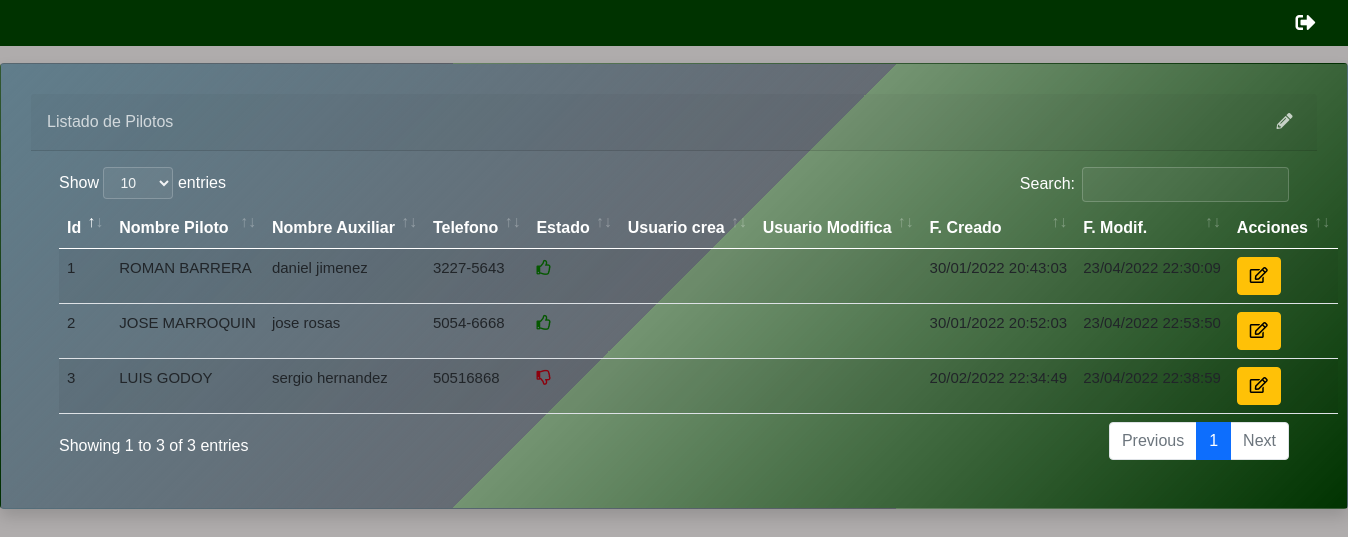
The page /link/piloto/list (signed in) on the database its author committed.
### link/models.py (models this page shows, shortened)
class Piloto(ClaseModelo):
    nombre = models.CharField(max_length=50, unique=True)
    nombre_auxiliar= models.CharField(max_length=50)
    telefono = models.CharField(max_length=9)
    class Meta:
        verbose_name_plural = "Pilotos"

### link/views.py (the view)
# urls.py: path('piloto/list', pilotoview.as_view(), name="piloto_list"),
class pilotoview(LoginRequiredMixin, generic.ListView):
    model = Piloto
    template_name = "link/piloto_list.html"
    context_object_name="obj"
    login_url = "bases:login"

### link/templates/link/piloto_list.html (shortened to what this page needs)
{% extends 'base/base.html' %}
{% block contenido %}
<br><br>
<div class="card shadow mb-4">
    <div
        class="card-header py-3 d-flex flex-row align-items-center justify-content-between">
        <h6 class="m-0 font-weight-bold text-primary">Listado de Pilotos</h6>
        <div class="dropdown no-arrow">
            <a class="dropdown-toggle" href="#" role="button" id="dropdownMenuLink"
                data-toggle="dropdown" aria-haspopup="true" aria-expanded="false">
                <i class="fas fa-pencil-alt"></i>
            </a>
        </div>
    </div>
    <div class="card-body">
        {% if not obj  %}
           <div class="alert alert-info">No hay Pilotos Registrados</div>
        {% else %}
        <table class="table table-striped table-hover dr-responsive nowrap" style="width: 100%;">
            <thead>
                <th>Id</th>
                <th>Nombre Piloto</th>
                <th>Nombre Auxiliar</th>
                <th>Telefono</th>
                <th>Estado</th>
                <th>Usuario crea</th>
                <th>Usuario Modifica</th>
                <th>F. Creado</th>
                <th>F. Modif.</th>
                <th class="all">Acciones</th>
            </thead>
            <tbody>
                {% for item in obj %}
                <tr>
                    <td>{{ item.id }}</td>
                    <td>{{ item.nombre }}</td>
                    <td>{{ item.nombre_auxiliar }}</td>
                    <td>{{ item.telefono }}</td>
                    <td onclick="inactivarpil({{ item.id }})">
                            {% if item.estado %}
                            <i class="far fa-thumbs-up text-primary"></i>
                            {% else %}
                            <i class="far fa-thumbs-down text-danger"></i>
                            {% endif %}
                    </td>
                    <td>{{ item.uc }}</td>
                    <td>{{ item.um }}</td>
                    <td>{{ item.fc|date:"d/m/Y H:i:s" }}</td>
                    <td>{{ item.fm|date:"d/m/Y H:i:s" }}</td>
                    <td>
                        <button class="btn btn-warning btn-circle" onclick="return abrir_modal('{% url 'link:piloto_edit' item.id %}')">
                        <i class="far fa-edit"></i></button>
                    </td>
                </tr>
                {% endfor %}
            </tbody>
        </table>
        {% endif %}
    </div>
</div>
{% endblock %}

### static/base/css/estilo.css (style rules this page uses)
* { margin: 0; padding: 0; box-sizing: border-box; }
body { background: url(https://i.ibb.co/DCN0zZx/Transjr.jpg); background-size: 100%; background-repeat: no-repeat; background-attachment: fixed; overflow-x: hidden; }
body:before { content: ""; width: 100%; height: 190vh; background-color: rgb(175, 173, 173); position: fixed; opacity: 0.87; }
* { margin: 0; padding: 0; font-family: "Poppins", sans-serif; }
.card { background: linear-gradient(-45deg, #003300 0%, #006600a2 50%, #071a2caf 50%, #607d8b 100%) !important; padding: 30px; width: 60%; left: 20%; }
body { font-family: 'Segoe UI', Tahoma, Geneva, Verdana, sans-serif; color: #FFF; background-color: rgb(175, 173, 173); }

### static/base/css/estiloo.css (style rules this page uses)
:root { --bar-color: #003300; --bar-after: #071A2C; --color-green: #77dd77; --color-grey: #ccc; --color-button: #fdffff; --clr: #071A2C; }
* { margin: 0; padding: 0; box-sizing: border-box; }
body { background: url(https://i.ibb.co/DCN0zZx/Transjr.jpg); background-size: 100%; background-repeat: no-repeat; background-attachment: fixed; overflow-x: hidden; }
body:before { content: ""; width: 100%; height: 190vh; background-color: rgb(175, 173, 173); position: fixed; opacity: 0.87; }
* { margin: 0; padding: 0; font-family: "Poppins", sans-serif; }
th { color: white; font-weight: bold; font-size: 13.5px; }
td { font-size: 14px; }
.card { background: linear-gradient(-45deg, #003300 0%, #00660056 50%, #071a2c70 50%, #607d8b 100%) !important; padding: 30px; width: 100%; margin-top: 15px; left: 0%; }
body { font-family: 'Segoe UI', Tahoma, Geneva, Verdana, sans-serif; color: #FFF; background-color: rgb(175, 173, 173); }
th.sorting_asc, th.sorting, th.all_sorting { font-size: 16px; }
tr.odd td, tr.even td { font-size: 15px; }
.text-primary { color: rgba(255, 255, 255, 0.719) !important; }
.dropdown-toggle::after { border: none; }
i.fas.fa-pencil-alt { color: rgba(255, 255, 255, 0.719); }
i.far.fa-thumbs-down, i.far.fa-thumbs-up { cursor: pointer; }
i.far.fa-thumbs-up { color: #055800 !important; }
i.far.fa-thumbs-down { color: #8d000d !important; }

### rows shown on the page
Piloto: id "1", nombre "ROMAN BARRERA", nombre_auxiliar "daniel jimenez", telefono "3227-5643", estado True (drawn), fc "30/01/2022 20:43:03", fm "23/04/2022 22:30:09"
Piloto: id "2", nombre "JOSE MARROQUIN", nombre_auxiliar "jose rosas", telefono "5054-6668", estado True (drawn), fc "30/01/2022 20:52:03", fm "23/04/2022 22:53:50"
Piloto: id "3", nombre "LUIS GODOY", nombre_auxiliar "sergio hernandez", telefono "50516868", estado False (drawn), fc "20/02/2022 22:34:49", fm "23/04/2022 22:38:59"
